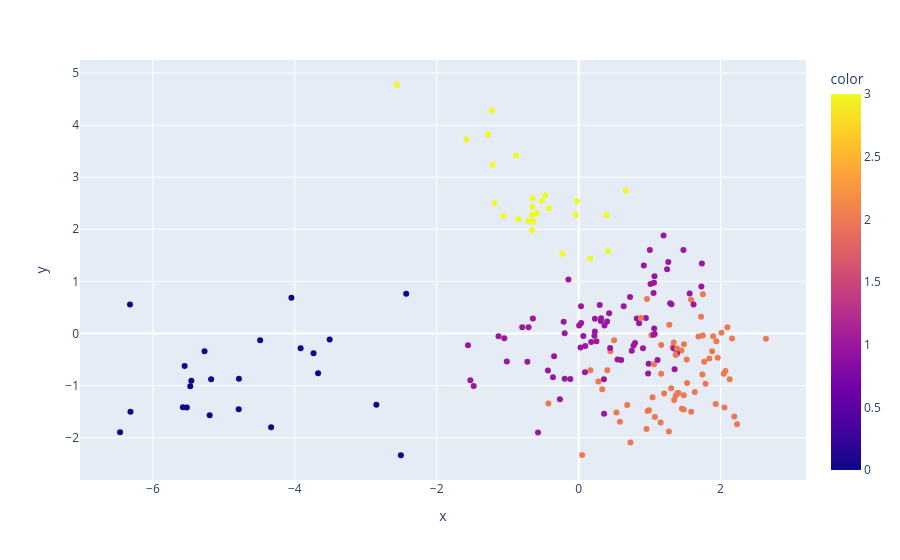

The cell this chart's notebook holds for it:
### Code cell
grafico = px.scatter(x= X_scaled_pca[:, 0], y= X_scaled_pca[:, 1], color=rotulos,)
grafico

### Figure 1 — Plotly figure (JSON) as saved in the notebook; plotly's stock layout.template omitted (floating-point values rounded to 4 significant figures; data arrays with more than 128 entries replaced by an {"elided": "..."} marker saying what was removed)
{"data": [{"hovertemplate": "x=%{x}<br>y=%{y}<br>color=%{marker.color}<extra></extra>", "legendgroup": "", "marker": {"color": {"elided": "195 int values"}, "coloraxis": "coloraxis", "symbol": "circle"}, "mode": "markers", "name": "", "orientation": "v", "showlegend": false, "type": "scatter", "x": {"elided": "195 float values"}, "xaxis": "x", "y": {"elided": "195 float values"}, "yaxis": "y"}], "layout": {"coloraxis": {"colorbar": {"title": {"text": "color"}}, "colorscale": [[0, "#0d0887"], [0.1111, "#46039f"], [0.2222, "#7201a8"], [0.3333, "#9c179e"], [0.4444, "#bd3786"], [0.5556, "#d8576b"], [0.6667, "#ed7953"], [0.7778, "#fb9f3a"], [0.8889, "#fdca26"], [1, "#f0f921"]]}, "legend": {"tracegroupgap": 0}, "margin": {"t": 60}, "xaxis": {"anchor": "y", "domain": [0, 1], "title": {"text": "x"}}, "yaxis": {"anchor": "x", "domain": [0, 1], "title": {"text": "y"}}}}
